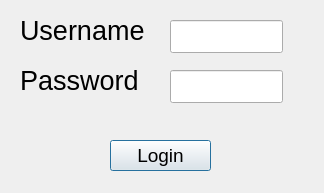
<?xml version="1.0" encoding="UTF-8"?>
<ui version="4.0">
 <class>Dialog</class>
 <widget class="QDialog" name="Dialog">
  <property name="geometry">
   <rect>
    <x>0</x>
    <y>0</y>
    <width>324</width>
    <height>193</height>
   </rect>
  </property>
  <property name="font">
   <font>
    <pointsize>20</pointsize>
   </font>
  </property>
  <property name="windowTitle">
   <string>Dialog</string>
  </property>
  <widget class="QLabel" name="label">
   <property name="geometry">
    <rect>
     <x>20</x>
     <y>20</y>
     <width>141</width>
     <height>21</height>
    </rect>
   </property>
   <property name="font">
    <font>
     <pointsize>20</pointsize>
    </font>
   </property>
   <property name="text">
    <string>Username</string>
   </property>
  </widget>
  <widget class="QLabel" name="label_2">
   <property name="geometry">
    <rect>
     <x>20</x>
     <y>70</y>
     <width>121</width>
     <height>21</height>
    </rect>
   </property>
   <property name="text">
    <string>Password</string>
   </property>
  </widget>
  <widget class="QPushButton" name="pushButton_login">
   <property name="geometry">
    <rect>
     <x>110</x>
     <y>140</y>
     <width>101</width>
     <height>31</height>
    </rect>
   </property>
   <property name="font">
    <font>
     <pointsize>14</pointsize>
    </font>
   </property>
   <property name="text">
    <string>Login</string>
   </property>
  </widget>
  <widget class="QLineEdit" name="lineEdit_username">
   <property name="geometry">
    <rect>
     <x>170</x>
     <y>20</y>
     <width>113</width>
     <height>33</height>
    </rect>
   </property>
  </widget>
  <widget class="QLabel" name="label_login">
   <property name="geometry">
    <rect>
     <x>100</x>
     <y>110</y>
     <width>121</width>
     <height>21</height>
    </rect>
   </property>
   <property name="font">
    <font>
     <pointsize>12</pointsize>
    </font>
   </property>
   <property name="text">
    <string/>
   </property>
  </widget>
  <widget class="QLineEdit" name="lineEdit_password">
   <property name="geometry">
    <rect>
     <x>170</x>
     <y>70</y>
     <width>113</width>
     <height>33</height>
    </rect>
   </property>
  </widget>
 </widget>
 <resources/>
 <connections/>
</ui>
